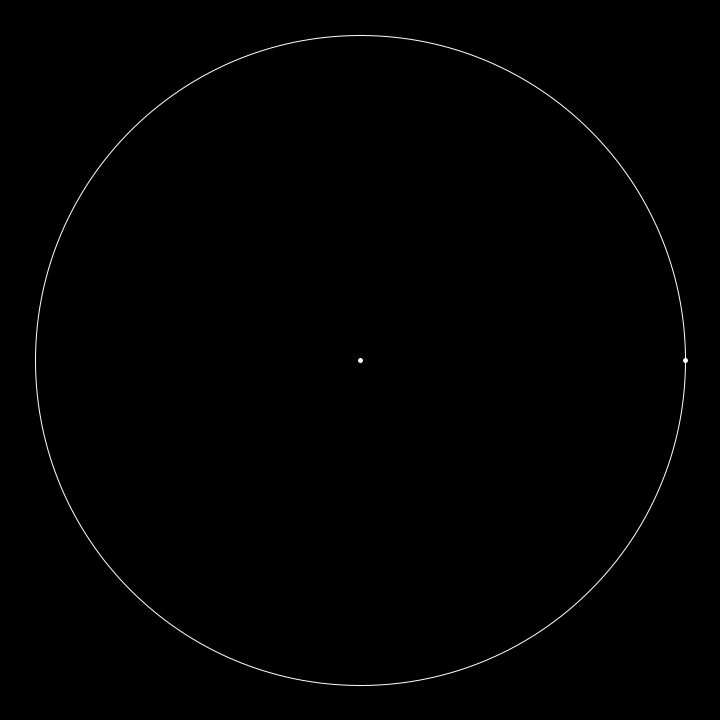
Frame 1 (no input)
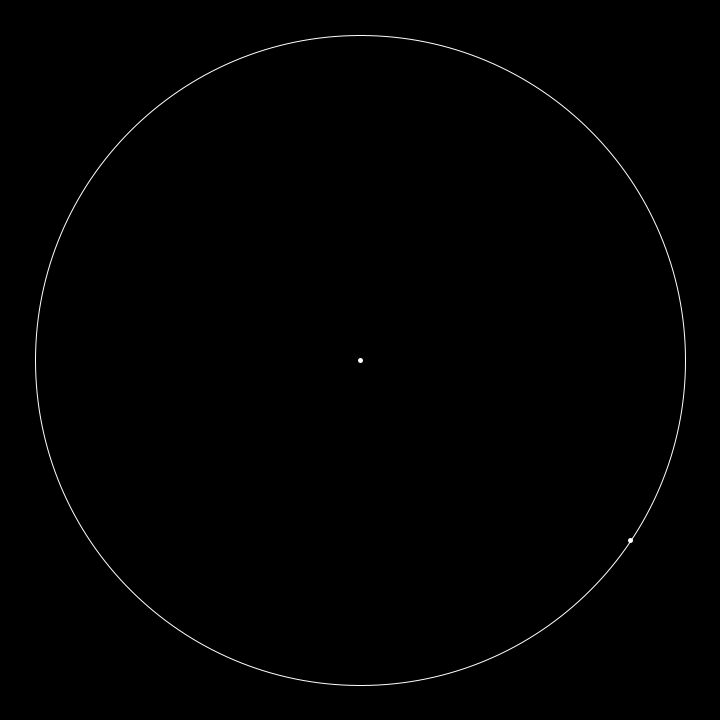
Frame 60 (the mouse pressed at the canvas centre just before this capture)
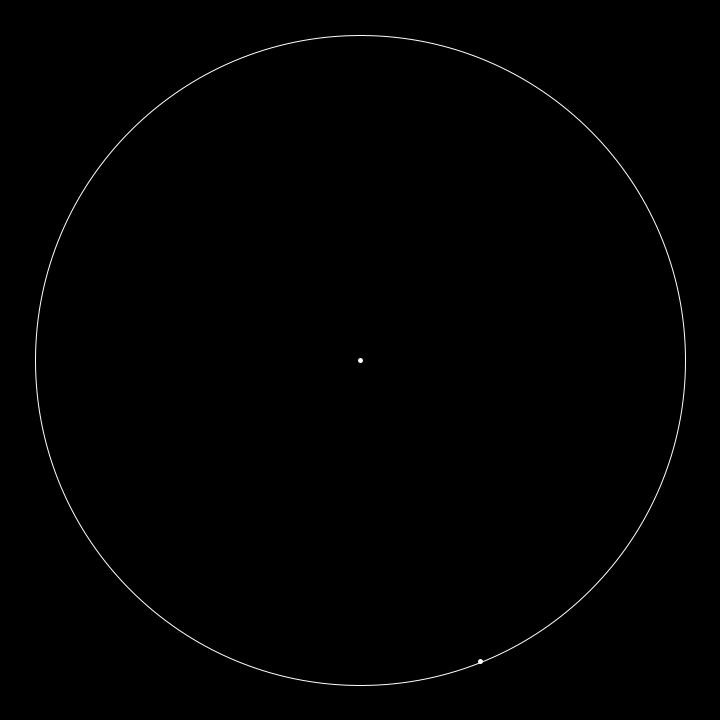
Frame 120 (the mouse held since frame 60 and released just before this capture)

The Processing sketch that drew these frames (run headless with seeded random() and noise(); from frame 60 on, the mouse is pressed at the canvas centre):

// Processing sketch: CardiodV5_Catacaustic
// ── CardiodV5_Catacaustic.pde
void settings() {
  size(720, 720);
}

float D, r, angle;

void setup() {
  D = 650;
  r = D/2;
  angle = 0;
  noFill();
}

void draw() {
  background(0);
  pushMatrix();
  //move to the middle
  translate(width/2, height/2);
  
  //draw the cirlce
  stroke(255);
  strokeWeight(1);
  ellipse(0, 0, D, D);
  
  //calculate the point on the circumference
  float cx = r*cos(angle);
  float cy = r*sin(angle);
  strokeWeight(5);
  point(cx, cy);
  
  //calculate the point on the catacaustic
  float catx = r*((2/3)*cos(angle)*(1+cos(angle))-1/3);
  float caty = r*(2/3)*sin(angle)*(1+cos(angle));
  point(catx, caty);
  
  popMatrix();

  angle += 0.01;
}
